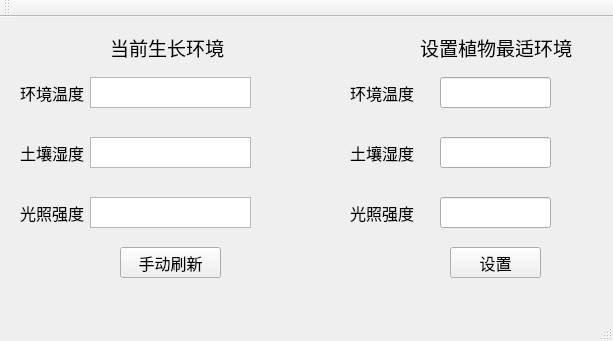
<?xml version="1.0" encoding="UTF-8"?>
<ui version="4.0">
 <class>MainWindow</class>
 <widget class="QMainWindow" name="MainWindow">
  <property name="geometry">
   <rect>
    <x>0</x>
    <y>0</y>
    <width>613</width>
    <height>341</height>
   </rect>
  </property>
  <property name="windowTitle">
   <string>MainWindow</string>
  </property>
  <widget class="QWidget" name="centralWidget">
   <widget class="QTextBrowser" name="textBrowser">
    <property name="geometry">
     <rect>
      <x>90</x>
      <y>60</y>
      <width>161</width>
      <height>31</height>
     </rect>
    </property>
   </widget>
   <widget class="QLabel" name="label">
    <property name="geometry">
     <rect>
      <x>110</x>
      <y>10</y>
      <width>121</width>
      <height>41</height>
     </rect>
    </property>
    <property name="font">
     <font>
      <pointsize>14</pointsize>
     </font>
    </property>
    <property name="text">
     <string>当前生长环境</string>
    </property>
   </widget>
   <widget class="QLabel" name="label_2">
    <property name="geometry">
     <rect>
      <x>20</x>
      <y>60</y>
      <width>71</width>
      <height>31</height>
     </rect>
    </property>
    <property name="font">
     <font>
      <pointsize>12</pointsize>
     </font>
    </property>
    <property name="text">
     <string>环境温度</string>
    </property>
   </widget>
   <widget class="QTextBrowser" name="textBrowser_2">
    <property name="geometry">
     <rect>
      <x>90</x>
      <y>120</y>
      <width>161</width>
      <height>31</height>
     </rect>
    </property>
   </widget>
   <widget class="QTextBrowser" name="textBrowser_3">
    <property name="geometry">
     <rect>
      <x>90</x>
      <y>180</y>
      <width>161</width>
      <height>31</height>
     </rect>
    </property>
   </widget>
   <widget class="QLabel" name="label_3">
    <property name="geometry">
     <rect>
      <x>20</x>
      <y>120</y>
      <width>71</width>
      <height>31</height>
     </rect>
    </property>
    <property name="font">
     <font>
      <pointsize>12</pointsize>
     </font>
    </property>
    <property name="text">
     <string>土壤湿度</string>
    </property>
   </widget>
   <widget class="QLabel" name="label_4">
    <property name="geometry">
     <rect>
      <x>20</x>
      <y>180</y>
      <width>71</width>
      <height>31</height>
     </rect>
    </property>
    <property name="font">
     <font>
      <pointsize>12</pointsize>
     </font>
    </property>
    <property name="text">
     <string>光照强度</string>
    </property>
   </widget>
   <widget class="QLabel" name="label_5">
    <property name="geometry">
     <rect>
      <x>430</x>
      <y>20</y>
      <width>54</width>
      <height>12</height>
     </rect>
    </property>
    <property name="text">
     <string/>
    </property>
   </widget>
   <widget class="QLabel" name="label_6">
    <property name="geometry">
     <rect>
      <x>420</x>
      <y>10</y>
      <width>161</width>
      <height>41</height>
     </rect>
    </property>
    <property name="font">
     <font>
      <pointsize>14</pointsize>
     </font>
    </property>
    <property name="text">
     <string>设置植物最适环境</string>
    </property>
   </widget>
   <widget class="QLabel" name="label_7">
    <property name="geometry">
     <rect>
      <x>350</x>
      <y>60</y>
      <width>71</width>
      <height>31</height>
     </rect>
    </property>
    <property name="font">
     <font>
      <pointsize>12</pointsize>
     </font>
    </property>
    <property name="text">
     <string>环境温度</string>
    </property>
   </widget>
   <widget class="QLabel" name="label_8">
    <property name="geometry">
     <rect>
      <x>350</x>
      <y>120</y>
      <width>71</width>
      <height>31</height>
     </rect>
    </property>
    <property name="font">
     <font>
      <pointsize>12</pointsize>
     </font>
    </property>
    <property name="text">
     <string>土壤湿度</string>
    </property>
   </widget>
   <widget class="QLabel" name="label_9">
    <property name="geometry">
     <rect>
      <x>350</x>
      <y>180</y>
      <width>71</width>
      <height>31</height>
     </rect>
    </property>
    <property name="font">
     <font>
      <pointsize>12</pointsize>
     </font>
    </property>
    <property name="text">
     <string>光照强度</string>
    </property>
   </widget>
   <widget class="QPushButton" name="refreshButton">
    <property name="geometry">
     <rect>
      <x>120</x>
      <y>230</y>
      <width>101</width>
      <height>31</height>
     </rect>
    </property>
    <property name="font">
     <font>
      <pointsize>12</pointsize>
     </font>
    </property>
    <property name="text">
     <string>手动刷新</string>
    </property>
   </widget>
   <widget class="QPushButton" name="setButton">
    <property name="geometry">
     <rect>
      <x>450</x>
      <y>230</y>
      <width>91</width>
      <height>31</height>
     </rect>
    </property>
    <property name="font">
     <font>
      <pointsize>12</pointsize>
     </font>
    </property>
    <property name="text">
     <string>设置</string>
    </property>
   </widget>
   <widget class="QLineEdit" name="lineEdit">
    <property name="geometry">
     <rect>
      <x>440</x>
      <y>60</y>
      <width>111</width>
      <height>31</height>
     </rect>
    </property>
   </widget>
   <widget class="QLineEdit" name="lineEdit_2">
    <property name="geometry">
     <rect>
      <x>440</x>
      <y>120</y>
      <width>111</width>
      <height>31</height>
     </rect>
    </property>
   </widget>
   <widget class="QLineEdit" name="lineEdit_3">
    <property name="geometry">
     <rect>
      <x>440</x>
      <y>180</y>
      <width>111</width>
      <height>31</height>
     </rect>
    </property>
   </widget>
  </widget>
  <widget class="QMenuBar" name="menuBar">
   <property name="geometry">
    <rect>
     <x>0</x>
     <y>0</y>
     <width>613</width>
     <height>23</height>
    </rect>
   </property>
  </widget>
  <widget class="QToolBar" name="mainToolBar">
   <attribute name="toolBarArea">
    <enum>TopToolBarArea</enum>
   </attribute>
   <attribute name="toolBarBreak">
    <bool>false</bool>
   </attribute>
  </widget>
  <widget class="QStatusBar" name="statusBar"/>
 </widget>
 <layoutdefault spacing="6" margin="11"/>
 <resources/>
 <connections/>
</ui>
